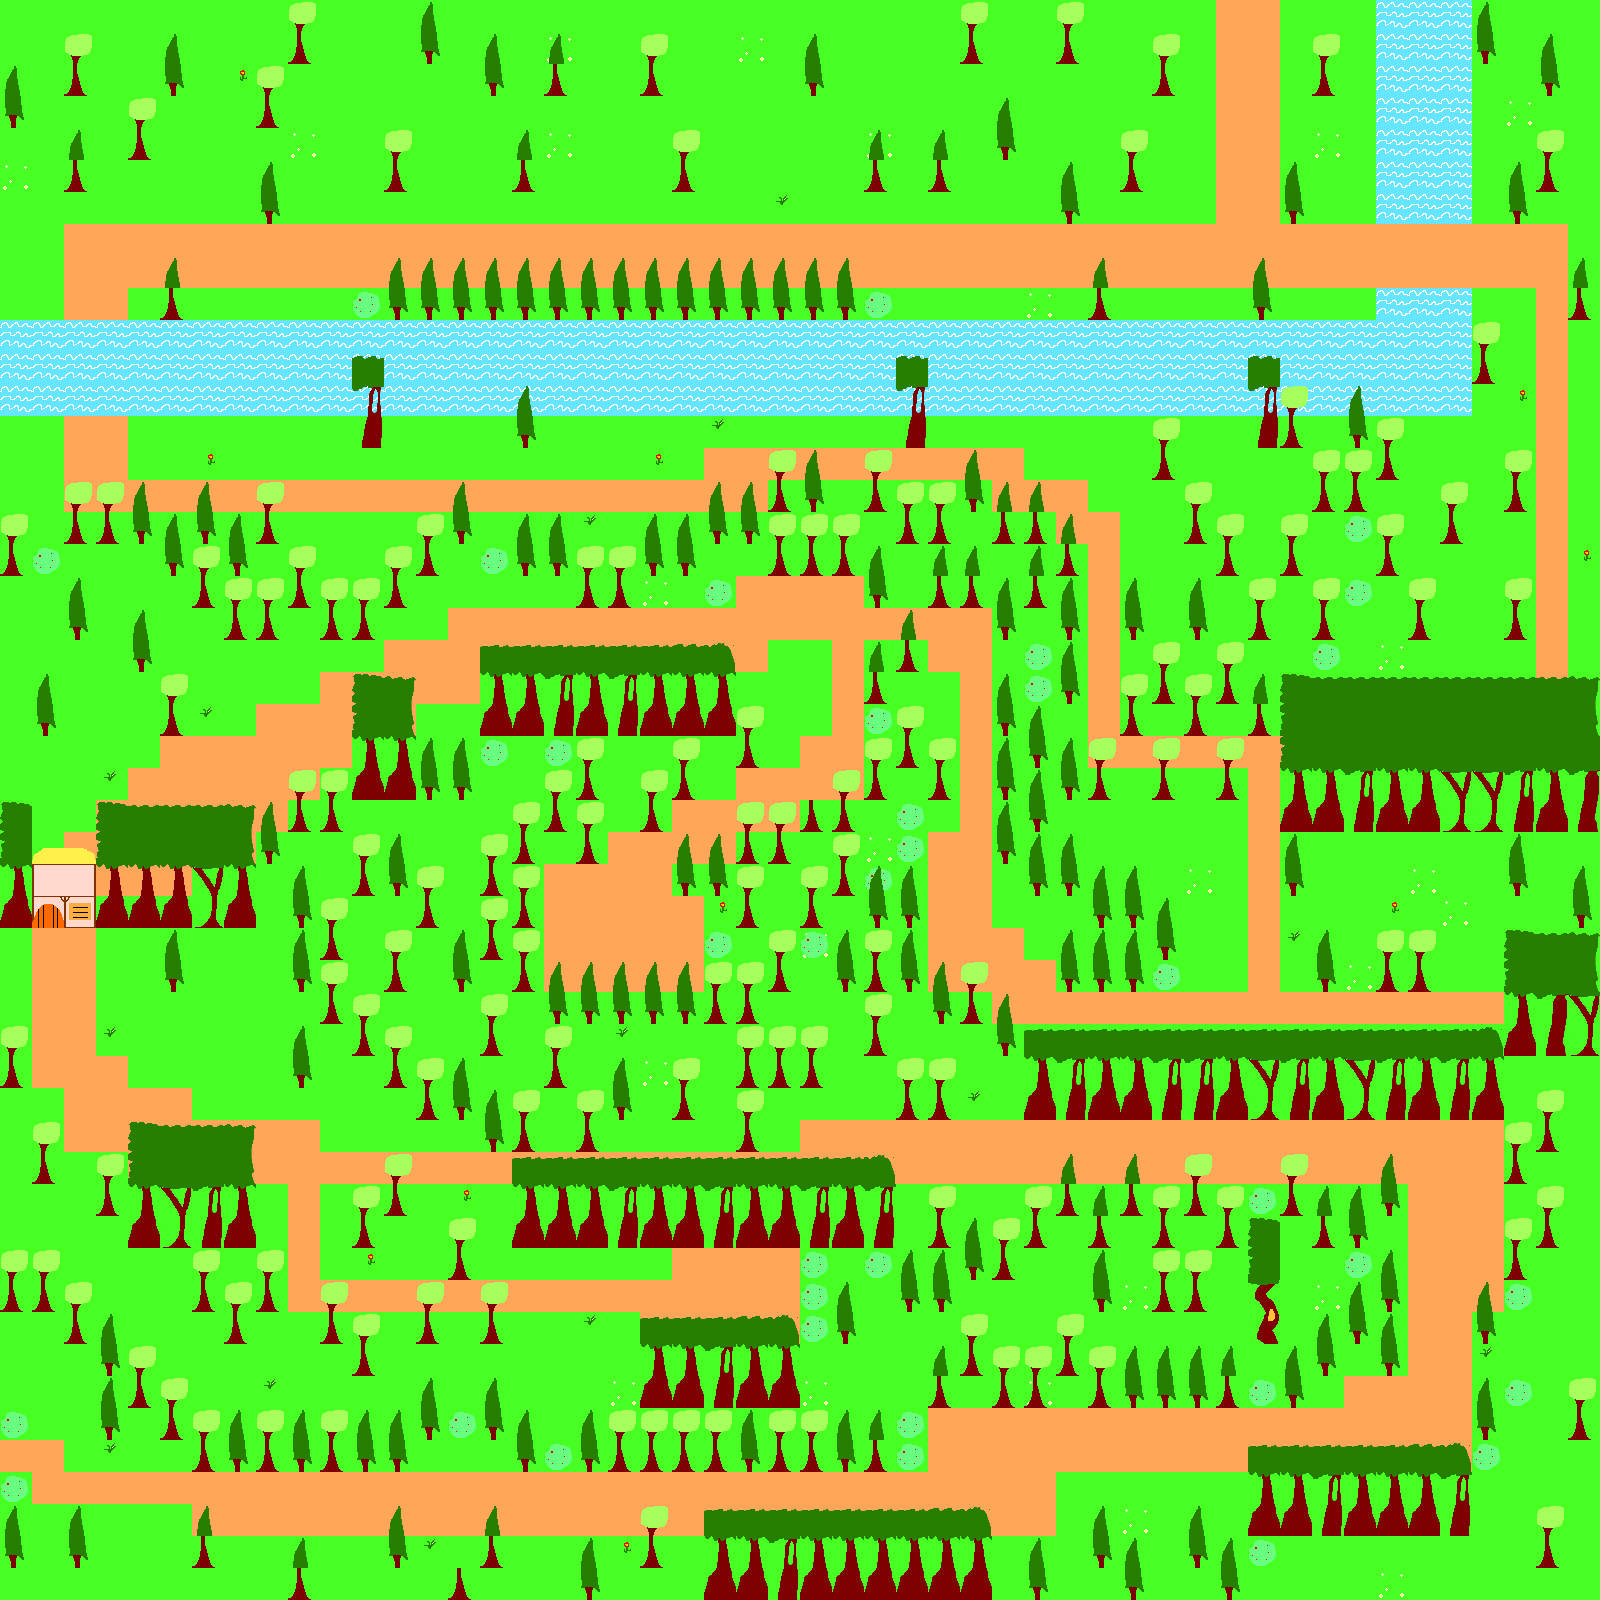

A level layout from a 2D game, rendered from its tile map. Below: a short description, then the map file with tile-grid data replaced by summaries:
An orthogonal 50x50 tile map with 32x32 px tiles, 4 tile layers (Tile Layer 1, Tile Layer 2, Tile Layer 3, Tile Layer 4).

<map version="1.0" orientation="orthogonal" width="50" height="50" tilewidth="32" tileheight="32">
 <properties>
  <property name="Description" value="" />
  <property name="Musique" value="" />
  <property name="Nom" value="LD26-Foret" />
 </properties>
 <tileset firstgid="1" name="Tileset LD26" tilewidth="32" tileheight="32">
  <image source="TilesetLD26.png" width="96" height="800" />
  <tile id="0">
   <properties>
    <property name="Praticabilite" value="True" />
   </properties>
  </tile>
  <tile id="1">
   <properties>
    <property name="Praticabilite" value="True" />
   </properties>
  </tile>
  <tile id="2">
   <properties>
    <property name="Praticabilite" value="True" />
   </properties>
  </tile>
  <tile id="3">
   <properties>
    <property name="Praticabilite" value="False" />
   </properties>
  </tile>
  <tile id="4">
   <properties>
    <property name="Praticabilite" value="False" />
   </properties>
  </tile>
  <tile id="5">
   <properties>
    <property name="Praticabilite" value="False" />
   </properties>
  </tile>
  <tile id="6">
   <properties>
    <property name="Praticabilite" value="False" />
   </properties>
  </tile>
  <tile id="7">
   <properties>
    <property name="Praticabilite" value="False" />
   </properties>
  </tile>
  <tile id="8">
   <properties>
    <property name="Praticabilite" value="False" />
   </properties>
  </tile>
  <tile id="9">
   <properties>
    <property name="Praticabilite" value="False" />
   </properties>
  </tile>
  <tile id="10">
   <properties>
    <property name="Praticabilite" value="False" />
   </properties>
  </tile>
  <tile id="11">
   <properties>
    <property name="Praticabilite" value="False" />
   </properties>
  </tile>
  <tile id="12">
   <properties>
    <property name="Praticabilite" value="True" />
   </properties>
  </tile>
  <tile id="13">
   <properties>
    <property name="Praticabilite" value="False" />
   </properties>
  </tile>
  <tile id="14">
   <properties>
    <property name="Praticabilite" value="False" />
   </properties>
  </tile>
  <tile id="15">
   <properties>
    <property name="Praticabilite" value="False" />
   </properties>
  </tile>
  <tile id="16">
   <properties>
    <property name="Praticabilite" value="False" />
   </properties>
  </tile>
  <tile id="17">
   <properties>
    <property name="Praticabilite" value="False" />
   </properties>
  </tile>
  <tile id="18">
   <properties>
    <property name="Praticabilite" value="False" />
   </properties>
  </tile>
  <tile id="19">
   <properties>
    <property name="Praticabilite" value="False" />
   </properties>
  </tile>
  <tile id="20">
   <properties>
    <property name="Praticabilite" value="False" />
   </properties>
  </tile>
  <tile id="21">
   <properties>
    <property name="Praticabilite" value="False" />
   </properties>
  </tile>
  <tile id="22">
   <properties>
    <property name="Praticabilite" value="True" />
   </properties>
  </tile>
  <tile id="23">
   <properties>
    <property name="Praticabilite" value="True" />
   </properties>
  </tile>
  <tile id="24">
   <properties>
    <property name="Praticabilite" value="False" />
   </properties>
  </tile>
  <tile id="25">
   <properties>
    <property name="Praticabilite" value="False" />
   </properties>
  </tile>
  <tile id="26">
   <properties>
    <property name="Praticabilite" value="False" />
   </properties>
  </tile>
  <tile id="27">
   <properties>
    <property name="Praticabilite" value="False" />
   </properties>
  </tile>
  <tile id="28">
   <properties>
    <property name="Praticabilite" value="False" />
   </properties>
  </tile>
  <tile id="29">
   <properties>
    <property name="Praticabilite" value="True" />
   </properties>
  </tile>
  <tile id="30">
   <properties>
    <property name="Praticabilite" value="True" />
   </properties>
  </tile>
  <tile id="31">
   <properties>
    <property name="Praticabilite" value="True" />
   </properties>
  </tile>
  <tile id="32">
   <properties>
    <property name="Praticabilite" value="True" />
   </properties>
  </tile>
  <tile id="33">
   <properties>
    <property name="Praticabilite" value="True" />
   </properties>
  </tile>
  <tile id="34">
   <properties>
    <property name="Praticabilite" value="False" />
   </properties>
  </tile>
  <tile id="35">
   <properties>
    <property name="Praticabilite" value="True" />
   </properties>
  </tile>
  <tile id="36">
   <properties>
    <property name="Praticabilite" value="True" />
   </properties>
  </tile>
  <tile id="37">
   <properties>
    <property name="Praticabilite" value="True" />
   </properties>
  </tile>
  <tile id="38">
   <properties>
    <property name="Praticabilite" value="True" />
   </properties>
  </tile>
  <tile id="39">
   <properties>
    <property name="Praticabilite" value="False" />
   </properties>
  </tile>
  <tile id="40">
   <properties>
    <property name="Praticabilite" value="False" />
   </properties>
  </tile>
  <tile id="41">
   <properties>
    <property name="Praticabilite" value="False" />
   </properties>
  </tile>
  <tile id="42">
   <properties>
    <property name="Praticabilite" value="False" />
   </properties>
  </tile>
  <tile id="43">
   <properties>
    <property name="Praticabilite" value="False" />
   </properties>
  </tile>
  <tile id="44">
   <properties>
    <property name="Praticabilite" value="False" />
   </properties>
  </tile>
  <tile id="45">
   <properties>
    <property name="Praticabilite" value="True" />
   </properties>
  </tile>
  <tile id="46">
   <properties>
    <property name="Praticabilite" value="True" />
   </properties>
  </tile>
  <tile id="47">
   <properties>
    <property name="Praticabilite" value="True" />
   </properties>
  </tile>
  <tile id="48">
   <properties>
    <property name="Praticabilite" value="True" />
   </properties>
  </tile>
  <tile id="49">
   <properties>
    <property name="Praticabilite" value="True" />
   </properties>
  </tile>
  <tile id="50">
   <properties>
    <property name="Praticabilite" value="True" />
   </properties>
  </tile>
  <tile id="51">
   <properties>
    <property name="Praticabilite" value="False" />
   </properties>
  </tile>
  <tile id="52">
   <properties>
    <property name="Praticabilite" value="False" />
   </properties>
  </tile>
  <tile id="53">
   <properties>
    <property name="Praticabilite" value="False" />
   </properties>
  </tile>
  <tile id="54">
   <properties>
    <property name="Praticabilite" value="False" />
   </properties>
  </tile>
  <tile id="55">
   <properties>
    <property name="Praticabilite" value="False" />
   </properties>
  </tile>
  <tile id="56">
   <properties>
    <property name="Praticabilite" value="False" />
   </properties>
  </tile>
  <tile id="57">
   <properties>
    <property name="Praticabilite" value="True" />
   </properties>
  </tile>
  <tile id="58">
   <properties>
    <property name="Praticabilite" value="True" />
   </properties>
  </tile>
  <tile id="59">
   <properties>
    <property name="Praticabilite" value="True" />
   </properties>
  </tile>
  <tile id="60">
   <properties>
    <property name="Praticabilite" value="True" />
   </properties>
  </tile>
  <tile id="61">
   <properties>
    <property name="Praticabilite" value="True" />
   </properties>
  </tile>
  <tile id="62">
   <properties>
    <property name="Praticabilite" value="True" />
   </properties>
  </tile>
  <tile id="63">
   <properties>
    <property name="Praticabilite" value="True" />
   </properties>
  </tile>
  <tile id="64">
   <properties>
    <property name="Praticabilite" value="True" />
   </properties>
  </tile>
  <tile id="65">
   <properties>
    <property name="Praticabilite" value="True" />
   </properties>
  </tile>
  <tile id="66">
   <properties>
    <property name="Praticabilite" value="True" />
   </properties>
  </tile>
  <tile id="67">
   <properties>
    <property name="Praticabilite" value="True" />
   </properties>
  </tile>
  <tile id="68">
   <properties>
    <property name="Praticabilite" value="True" />
   </properties>
  </tile>
  <tile id="69">
   <properties>
    <property name="Praticabilite" value="True" />
   </properties>
  </tile>
  <tile id="70">
   <properties>
    <property name="Praticabilite" value="True" />
   </properties>
  </tile>
  <tile id="71">
   <properties>
    <property name="Praticabilite" value="True" />
   </properties>
  </tile>
  <tile id="72">
   <properties>
    <property name="Praticabilite" value="True" />
   </properties>
  </tile>
  <tile id="73">
   <properties>
    <property name="Praticabilite" value="True" />
   </properties>
  </tile>
  <tile id="74">
   <properties>
    <property name="Praticabilite" value="True" />
   </properties>
  </tile>
 </tileset>
 <layer name="Tile Layer 1" width="50" height="50">
  <data>[2500 cells, 2500 non-empty, 4 distinct tile ids]</data>
 </layer>
 <layer name="Tile Layer 2" width="50" height="50">
  <data>[2500 cells, 535 non-empty, 18 distinct tile ids]</data>
 </layer>
 <layer name="Tile Layer 3" width="50" height="50">
  <data>[2500 cells, 26 non-empty, 4 distinct tile ids]</data>
 </layer>
 <layer name="Tile Layer 4" width="50" height="50">
  <data>[2500 cells, 437 non-empty, 15 distinct tile ids]</data>
 </layer>
</map>
